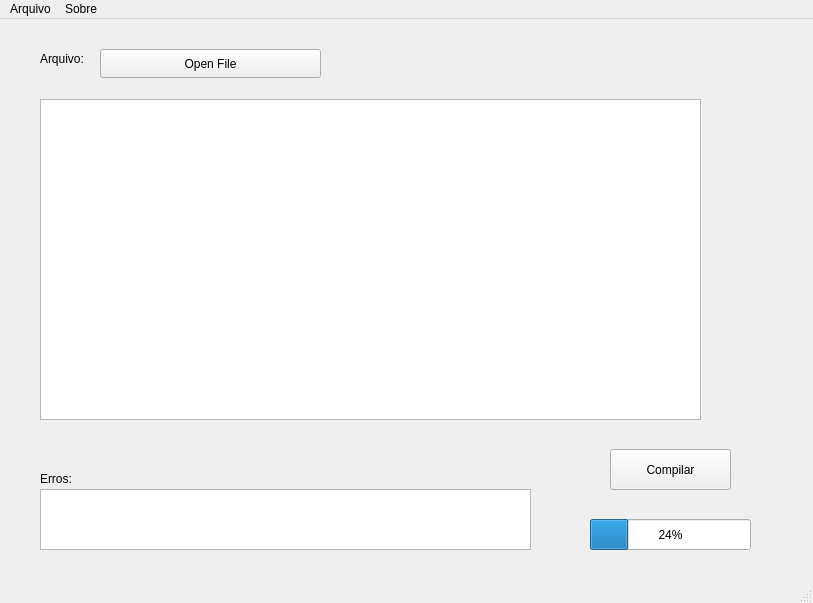
<?xml version="1.0" encoding="UTF-8"?>
<ui version="4.0">
    <class>MainWindow</class>
    <widget class="QMainWindow" name="MainWindow">
        <property name="geometry">
            <rect>
                <x>0</x>
                <y>0</y>
                <width>813</width>
                <height>603</height>
            </rect>
        </property>
        <property name="windowTitle">
            <string>MainWindow</string>
        </property>
        <widget class="QWidget" name="centralwidget">
            <widget class="QLabel" name="arquivoLabel">
                <property name="geometry">
                    <rect>
                        <x>40</x>
                        <y>30</y>
                        <width>71</width>
                        <height>20</height>
                    </rect>
                </property>
                <property name="text">
                    <string>Arquivo:</string>
                </property>
            </widget>
            <widget class="QPushButton" name="openFileButton">
                <property name="geometry">
                    <rect>
                        <x>100</x>
                        <y>30</y>
                        <width>221</width>
                        <height>29</height>
                    </rect>
                </property>
                <property name="text">
                    <string>Open File</string>
                </property>
            </widget>
            <widget class="CodeEditor" name="codeArea">
                <property name="geometry">
                    <rect>
                        <x>40</x>
                        <y>80</y>
                        <width>661</width>
                        <height>321</height>
                    </rect>
                </property>
            </widget>
            <widget class="QLabel" name="errosLabel">
                <property name="geometry">
                    <rect>
                        <x>40</x>
                        <y>450</y>
                        <width>63</width>
                        <height>20</height>
                    </rect>
                </property>
                <property name="text">
                    <string>Erros:</string>
                </property>
            </widget>
            <widget class="QPlainTextEdit" name="plainTextEdit">
                <property name="geometry">
                    <rect>
                        <x>40</x>
                        <y>470</y>
                        <width>491</width>
                        <height>61</height>
                    </rect>
                </property>
            </widget>
            <widget class="QPushButton" name="compilarButton">
                <property name="geometry">
                    <rect>
                        <x>610</x>
                        <y>430</y>
                        <width>121</width>
                        <height>41</height>
                    </rect>
                </property>
                <property name="text">
                    <string>Compilar</string>
                </property>
            </widget>
            <widget class="QProgressBar" name="progressBar">
                <property name="geometry">
                    <rect>
                        <x>590</x>
                        <y>500</y>
                        <width>161</width>
                        <height>31</height>
                    </rect>
                </property>
                <property name="value">
                    <number>24</number>
                </property>
            </widget>
        </widget>
        <widget class="QMenuBar" name="menubar">
            <property name="geometry">
                <rect>
                    <x>0</x>
                    <y>0</y>
                    <width>813</width>
                    <height>25</height>
                </rect>
            </property>
            <widget class="QMenu" name="menuArquivo">
                <property name="title">
                    <string>Arquivo</string>
                </property>
            </widget>
            <widget class="QMenu" name="menuSobre">
                <property name="title">
                    <string>Sobre</string>
                </property>
            </widget>
            <addaction name="menuArquivo"/>
            <addaction name="menuSobre"/>
        </widget>
        <widget class="QStatusBar" name="statusbar"/>
    </widget>
    <customwidgets>
        <customwidget>
            <class>CodeEditor</class>
            <extends>QPlainTextEdit</extends>
            <header location="global">codeeditor.h</header>
        </customwidget>
    </customwidgets>
    <resources/>
    <connections/>
</ui>
